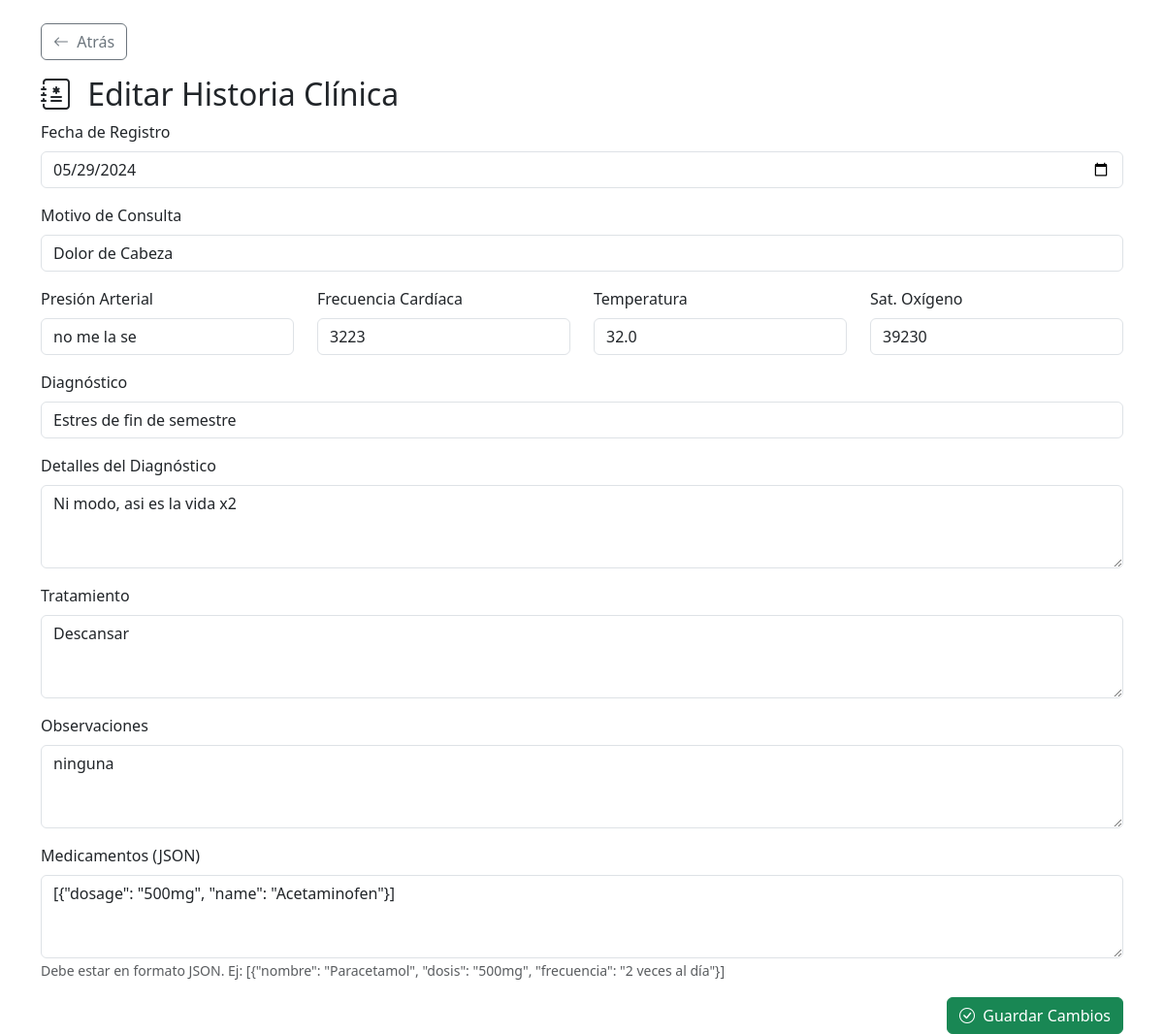
Screenshot of /patients/1/historial/1/edit with the database file from the repository.
### eh_app/models/historia_clinica.py (models this page shows)
class HistoriaClinica(db.Model):
    __tablename__ = 'historias_clinicas'
    id = db.Column(db.Integer, primary_key=True)
    patient_id = db.Column(db.Integer, db.ForeignKey('pacientes.id'), nullable=False)
    record_date = db.Column(db.Date, default=datetime.utcnow)
    reason = db.Column(db.String, nullable=False)
    blood_pressure = db.Column(db.String)
    heart_rate = db.Column(db.Integer)
    temperature = db.Column(db.Float)
    oxygen_saturation = db.Column(db.Integer)
    diagnosis = db.Column(db.String, nullable=False)
    diagnosis_details = db.Column(db.Text)
    treatment = db.Column(db.Text)
    medications = db.Column(JSON, nullable=True)  # Lista de objetos con nombre y dosis
    observations = db.Column(db.Text)
    paciente = db.relationship('Paciente', backref='historias_clinicas', lazy=True)

### eh_app/routes/auth.py (the view, shortened to what this page needs)
@auth_bp.route('/patients/<int:patient_id>/historial/<int:historia_id>/edit', methods=['GET', 'POST'])
def edit_historial_clinico(patient_id, historia_id):
    paciente = Paciente.query.get_or_404(patient_id)
    historia = HistoriaClinica.query.get_or_404(historia_id)
    return render_template('edit_historial.html', paciente=paciente, historia=historia)

### eh_app/templates/edit_historial.html (shortened to what this page needs)
<!DOCTYPE html>
<html lang="es">
<head>
  <link href="https://cdn.jsdelivr.net/npm/bootstrap@5.3.2/dist/css/bootstrap.min.css" rel="stylesheet" />
  <link href="https://cdn.jsdelivr.net/npm/bootstrap-icons@1.10.5/font/bootstrap-icons.css" rel="stylesheet" />
</head>
<body>
<div class="container mt-4">
  <a href="{{ url_for('auth.view_historial_clinico', patient_id=paciente.id) }}" class="btn btn-outline-secondary mb-3">
    <i class="bi bi-arrow-left me-1"></i> Atrás
  </a>
  <h2><i class="bi bi-journal-medical me-2"></i> Editar Historia Clínica</h2>
  <form method="POST">
    <div class="mb-3">
      <label for="record_date" class="form-label">Fecha de Registro</label>
      <input type="date" id="record_date" name="record_date" class="form-control" value="{{ historia.record_date.strftime('%Y-%m-%d') }}">
    </div>
    <div class="mb-3">
      <label for="reason" class="form-label">Motivo de Consulta</label>
      <input type="text" id="reason" name="reason" class="form-control" value="{{ historia.reason }}">
    </div>
    <div class="row">
      <div class="col-md-3 mb-3">
        <label for="blood_pressure" class="form-label">Presión Arterial</label>
        <input type="text" id="blood_pressure" name="blood_pressure" class="form-control" value="{{ historia.blood_pressure }}">
      </div>
      <div class="col-md-3 mb-3">
        <label for="heart_rate" class="form-label">Frecuencia Cardíaca</label>
        <input type="text" id="heart_rate" name="heart_rate" class="form-control" value="{{ historia.heart_rate }}">
      </div>
      <div class="col-md-3 mb-3">
        <label for="temperature" class="form-label">Temperatura</label>
        <input type="text" id="temperature" name="temperature" class="form-control" value="{{ historia.temperature }}">
      </div>
      <div class="col-md-3 mb-3">
        <label for="oxygen_saturation" class="form-label">Sat. Oxígeno</label>
        <input type="text" id="oxygen_saturation" name="oxygen_saturation" class="form-control" value="{{ historia.oxygen_saturation }}">
      </div>
    </div>
    <div class="mb-3">
      <label for="diagnosis" class="form-label">Diagnóstico</label>
      <input type="text" id="diagnosis" name="diagnosis" class="form-control" value="{{ historia.diagnosis }}">
    </div>
    <div class="mb-3">
      <label for="diagnosis_details" class="form-label">Detalles del Diagnóstico</label>
      <textarea id="diagnosis_details" name="diagnosis_details" class="form-control" rows="3">{{ historia.diagnosis_details }}</textarea>
    </div>
    <div class="mb-3">
      <label for="treatment" class="form-label">Tratamiento</label>
      <textarea id="treatment" name="treatment" class="form-control" rows="3">{{ historia.treatment }}</textarea>
    </div>
    <div class="mb-3">
      <label for="observations" class="form-label">Observaciones</label>
      <textarea id="observations" name="observations" class="form-control" rows="3">{{ historia.observations }}</textarea>
    </div>
    <div class="mb-3">
      <label class="form-label">Medicamentos (JSON)</label>
      <textarea name="medications_json" id="medications_json" class="form-control" rows="3">{{ historia.medications | tojson }}</textarea>
      <small class="text-muted">Debe estar en formato JSON. Ej: [{"nombre": "Paracetamol", "dosis": "500mg", "frecuencia": "2 veces al día"}]</small>
    </div>
    <div class="d-flex justify-content-end">
      <button type="submit" class="btn btn-success">
        <i class="bi bi-check-circle me-1"></i> Guardar Cambios
      </button>
    </div>
  </form>
</div>
</body>
</html>

### rows the page displays
HistoriaClinica: record_date "05/29/2024", reason "Dolor de Cabeza", blood_pressure "no me la se", heart_rate "3223", temperature "32.0", oxygen_saturation "39230", diagnosis "Estres de fin de semestre", diagnosis_details "Ni modo, asi es la vida x2", treatment "Descansar", observations "ninguna", medications_json "[{\"dosage\": \"500mg\", \"name\": \"Acetaminofen\"}]"
